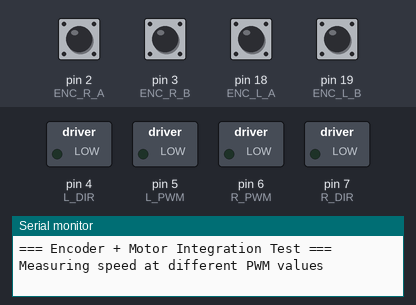
Recording of a sketch running on a simulated Arduino Mega 2560, built with avr-gcc and run on an emulated ATmega2560. On the bench: switched loads named in the sketch (green lamp = pin HIGH), the last lines printed to the serial monitor. The test bench sets the inputs (shaded band); at power-on: pin 2 (ENC_R_A), pin 3 (ENC_R_B), pin 18 (ENC_L_A), pin 19 (ENC_L_B) HIGH.

Above: at 0.1 s.
At 3.1 s:
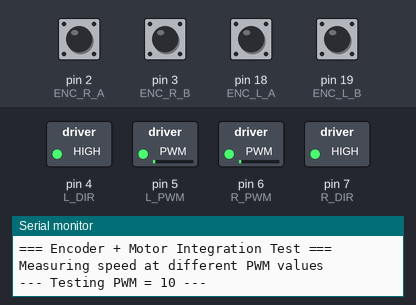
Timing chart, 0 to 40.0 s (numbered marks = the images above):
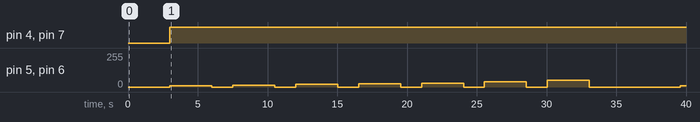

The sketch:

MotorEncoderTest_JGB37520.ino
```cpp
// ============================================
// 엔코더 + 모터 통합 테스트
// PWM 값에 따른 실제 속도 측정
// Arduino Mega 2560
// ============================================

// ── 엔코더 핀 ──────────────────────────────
#define ENC_L_A  18
#define ENC_L_B  19
#define ENC_R_A  2
#define ENC_R_B  3

// ── 모터 제어 핀 ───────────────────────────
#define L_DIR  4
#define L_PWM  5
#define R_PWM  6
#define R_DIR  7

// ── 엔코더 카운트 ──────────────────────────
volatile long enc_left  = 0;
volatile long enc_right = 0;

// ── 로봇 스펙 ──────────────────────────────
const float ENCODER_CPR    = 1320.0;
const float WHEEL_DIAMETER = 0.065;
const float WHEEL_CIRCUM   = 3.14159 * WHEEL_DIAMETER;  // 0.2042 m

// ── 속도 계산용 변수 ───────────────────────
long prev_enc_left  = 0;
long prev_enc_right = 0;
unsigned long prev_time = 0;

// ============================================
// 엔코더 ISR
// ============================================
// 왼쪽 (18, 19번 핀) — 부호 반전
void encLeftA() {
  if (digitalRead(ENC_L_A) == digitalRead(ENC_L_B)) enc_left--;
  else enc_left++;
}
void encLeftB() {
  if (digitalRead(ENC_L_A) != digitalRead(ENC_L_B)) enc_left--;
  else enc_left++;
}

// 오른쪽 (2, 3번 핀) — 부호 그대로
void encRightA() {
  if (digitalRead(ENC_R_A) == digitalRead(ENC_R_B)) enc_right++;
  else enc_right--;
}
void encRightB() {
  if (digitalRead(ENC_R_A) != digitalRead(ENC_R_B)) enc_right++;
  else enc_right--;
}

// ============================================
// 모터 제어
// ============================================
void setMotorLeft(int speed) {
  if (speed > 255)  speed = 255;
  if (speed < -255) speed = -255;

  if (speed >= 0) {
    digitalWrite(L_DIR, HIGH);
    analogWrite(L_PWM, speed);
  } else {
    digitalWrite(L_DIR, LOW);
    analogWrite(L_PWM, -speed);
  }
}

void setMotorRight(int speed) {
  if (speed > 255)  speed = 255;
  if (speed < -255) speed = -255;

  if (speed >= 0) {
    digitalWrite(R_DIR, HIGH);
    analogWrite(R_PWM, speed);
  } else {
    digitalWrite(R_DIR, LOW);
    analogWrite(R_PWM, -speed);
  }
}

void stopMotors() {
  analogWrite(L_PWM, 0);
  analogWrite(R_PWM, 0);
}

// ============================================
// 속도 측정 및 출력
// ============================================
void measureAndPrint(int pwm) {
  // 엔코더 값 안전하게 읽기
  noInterrupts();
  long curr_l = enc_left;
  long curr_r = enc_right;
  interrupts();

  unsigned long curr_time = millis();

  // 경과 시간 (초)
  float dt = (curr_time - prev_time) / 1000.0;
  if (dt <= 0) return;

  // 이 구간 동안의 카운트 변화
  long delta_l = curr_l - prev_enc_left;
  long delta_r = curr_r - prev_enc_right;

  // 회전수 → 이동거리 → 속도
  float dist_l = (delta_l / ENCODER_CPR) * WHEEL_CIRCUM;  // m
  float dist_r = (delta_r / ENCODER_CPR) * WHEEL_CIRCUM;  // m

  float vel_l = dist_l / dt;   // m/s
  float vel_r = dist_r / dt;   // m/s
  // > 속도 = (카운트변화 ÷ 1320) × (π × 0.065) ÷ 시간

  // RPM 계산 (바퀴 기준)
  float rpm_l = (delta_l / ENCODER_CPR) / dt * 60.0;
  float rpm_r = (delta_r / ENCODER_CPR) / dt * 60.0;
  // RPM = Revolutions Per Minute (분당 회전수)

  // 출력
  Serial.print("PWM: ");
  Serial.print(pwm);
  Serial.print("  |  L: ");
  Serial.print(vel_l, 3);
  Serial.print(" m/s (");
  Serial.print(rpm_l, 1);
  Serial.print(" rpm)");
  Serial.print("  |  R: ");
  Serial.print(vel_r, 3);
  Serial.print(" m/s (");
  Serial.print(rpm_r, 1);
  Serial.println(" rpm)");

  // 다음 계산을 위해 저장
  prev_enc_left  = curr_l;
  prev_enc_right = curr_r;
  prev_time = curr_time;
}

// ============================================
void setup() {
  Serial.begin(115200);

  // 엔코더 설정
  pinMode(ENC_L_A, INPUT_PULLUP);
  pinMode(ENC_L_B, INPUT_PULLUP);
  pinMode(ENC_R_A, INPUT_PULLUP);
  pinMode(ENC_R_B, INPUT_PULLUP);

  attachInterrupt(digitalPinToInterrupt(ENC_L_A), encLeftA,  CHANGE);
  attachInterrupt(digitalPinToInterrupt(ENC_L_B), encLeftB,  CHANGE);
  attachInterrupt(digitalPinToInterrupt(ENC_R_A), encRightA, CHANGE);
  attachInterrupt(digitalPinToInterrupt(ENC_R_B), encRightB, CHANGE);

  // 모터 설정
  pinMode(L_DIR, OUTPUT);
  pinMode(L_PWM, OUTPUT);
  pinMode(R_DIR, OUTPUT);
  pinMode(R_PWM, OUTPUT);
  stopMotors();

  Serial.println("=== Encoder + Motor Integration Test ===");
  Serial.println("Measuring speed at different PWM values");
  Serial.println();
  delay(3000);

  prev_time = millis();
}

// ============================================
void loop() {
  // 테스트할 PWM 값들
  int pwm_list[] = {10, 15, 20, 25, 30, 40, 50};          // 저속 = Dead Zone 테스트(Dead Zone 아래면 모터가 안 돎)
  // int pwm_list[] = {50, 80, 100, 130, 160, 200, 255};  // 고속 = 왼쪽, 오른쪽 모터 데이터를 확인(PID 제어를 위한 데이터 확보)
  int num_pwm = 7;

  for (int i = 0; i < num_pwm; i++) {
    int pwm = pwm_list[i];

    Serial.print("\n--- Testing PWM = ");
    Serial.print(pwm);
    Serial.println(" ---");

    // 모터 시작
    setMotorLeft(pwm);
    setMotorRight(pwm);

    // 속도가 안정될 때까지 대기
    delay(1000);

    // 기준점 리셋
    noInterrupts();
    prev_enc_left  = enc_left;
    prev_enc_right = enc_right;
    interrupts();
    prev_time = millis();

    // 2초간 0.5초마다 측정
    for (int j = 0; j < 4; j++) {
      delay(500);
      measureAndPrint(pwm);
    }

    // 정지
    stopMotors();
    delay(1500);
  }

  Serial.println("\n=== Test cycle complete ===");
  Serial.println("Repeating in 5 seconds...\n");
  delay(5000);
}
```

Measured:
- by itself, pin 4 (L_DIR), pin 7 (R_DIR): LOW → HIGH at 3.0 s
- by itself, pin 5 (L_PWM), pin 6 (R_PWM): 0/255 → 10/255 at 3.0 s, → 0/255 3.0 s later, → 15/255 1.5 s later, → 0/255 3.0 s later, … (15 changes in this stretch)
